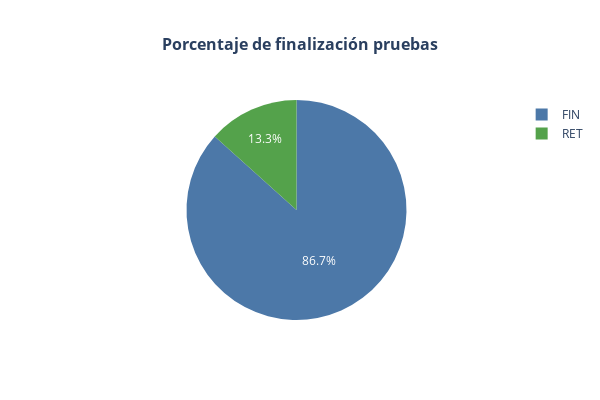

Source (notebook cell):
### Code cell
colores = ['#4c78a8', '#54a24b']
estado_counts = binomio['estado'].value_counts().reset_index()
estado_counts.columns = ['estado', 'count']
fig = px.pie(estado_counts, values="count", names="estado", title='Porcentaje de finalización pruebas', color_discrete_sequence=colores)
fig.update_traces(textinfo='percent', textfont_color='white')
fig.update_layout(width=600, height=400, title_x=0.5, title_font=dict(size = 16, weight='bold'))
fig.show()

### Figure 1 — Plotly figure (JSON) as saved in the notebook; plotly's stock layout.template omitted (floating-point values rounded to 4 significant figures)
{"data": [{"domain": {"x": [0, 1], "y": [0, 1]}, "hovertemplate": "estado=%{label}<br>count=%{value}<extra></extra>", "labels": ["FIN", "RET"], "legendgroup": "", "name": "", "showlegend": true, "textfont": {"color": "white"}, "textinfo": "percent", "type": "pie", "values": [13, 2]}], "layout": {"height": 400, "legend": {"tracegroupgap": 0}, "piecolorway": ["#4c78a8", "#54a24b"], "title": {"font": {"size": 16, "weight": "bold"}, "text": "Porcentaje de finalización pruebas", "x": 0.5}, "width": 600}}
